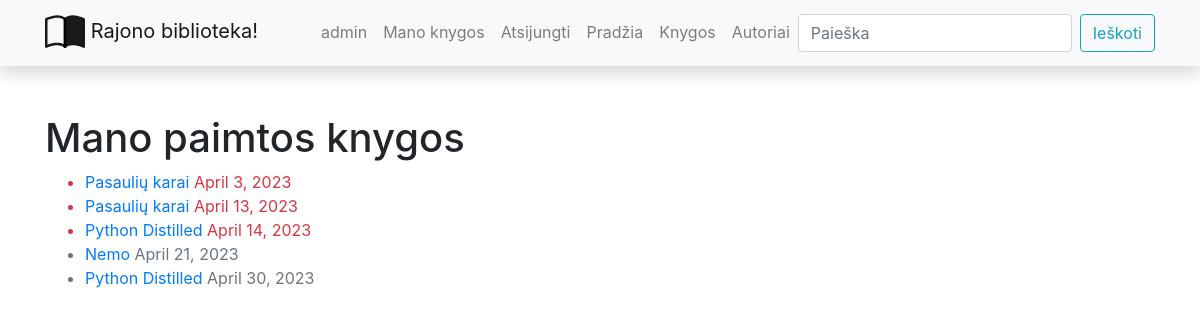
The page /library/mybooks/ (signed in) on the database as committed earlier.
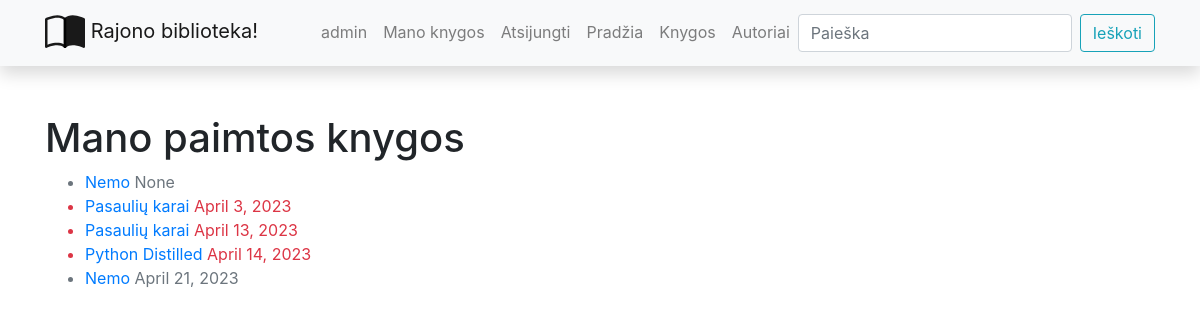
The same page on the database as committed later.
### library/models.py (models this page shows, shortened)
class BookInstance(models.Model):
    id = models.UUIDField(primary_key=True, default=uuid.uuid4, help_text="Unikalus ID leidinio kopijai")
    due_back = models.DateField("Bus prieinama", null=True, blank=True)
    LOAN_STATUS = (
        ('a', 'Administruojama'),
        ('p', 'Paimta'),
        ('g', 'Galima paimti'),
        ('r', 'Rezervuota')
    )
    status = models.CharField(
        "Statusas",
        max_length=1,
        choices=LOAN_STATUS,
        blank=True,
        default='a',
        help_text="Leidinio kopijos statusas"
    )
    book_id = models.ForeignKey(Book, on_delete=models.SET_NULL, null=True)
    reader = models.ForeignKey(User, on_delete=models.SET_NULL, null=True, blank=True)
    @property
    def is_overdue(self):
        if self.due_back and date.today() > self.due_back:
            return True
        else:
            return False
    class Meta:
        ordering = ['due_back']

class Book(models.Model):
    title = models.CharField("Pavadinimas", max_length=200)
    summary = models.TextField("Aprašymas", max_length=1000, help_text="Trumpas knygos aprašymas")
    isbn = models.CharField("ISBN",
                            max_length=13,
                            help_text="13 simbolių <a href='https://www.isbn-international.org/"
                                      "content/what-isbn'>ISBN kodas</a>")
    author_id = models.ForeignKey(Author, on_delete=models.SET_NULL, null=True, related_name='books_rn')
    genre_id = models.ManyToManyField("Genre", help_text="Išrinkite žanrą/us šiai knygai")
    cover = models.ImageField("Viršelis", upload_to="covers", null=True, blank=True)
    def display_genre(self):
        return ', '.join([genre.name for genre in self.genre_id.all()][:3])
    display_genre.short_description = 'Žanras'

### library/views.py (the view)
# urls.py: path("mybooks/", views.LoanedBooksByUserListView.as_view(), name='my-borrowed_n'),
class LoanedBooksByUserListView(LoginRequiredMixin, generic.ListView):
    model = BookInstance
    context_object_name = 'bookinstance_list'  # nebūtina, tokį pavadinimą kontekste django sukuria automatiškai
    template_name = 'user_books.html'
    paginate_by = 5
    def get_queryset(self):
        query = BookInstance.objects.filter(reader=self.request.user).filter(status__exact='p').order_by('due_back')
        return query

### library/templates/user_books.html
{% extends "base.html" %}
{% block content %}
<h1>Mano paimtos knygos</h1>
{% if bookinstance_list %}
<ul>
    {% for bookinst_obj in bookinstance_list %}
    <li class="{% if bookinst_obj.is_overdue %}text-danger{% else %}text-muted{% endif %}">
        <a href="{% url 'book-detail_n' bookinst_obj.book_id.id %}">{{ bookinst_obj.book_id.title}}</a>
        {{ bookinst_obj.due_back }}
    </li>
    {% endfor %}
</ul>
{% else %}
<p>Šiuo metu jūs nesate paėmęs knygų.</p>
{% endif %}
{% endblock %}

Rows that differ between the two databases and show on the page:
no longer on this page (row unchanged): BookInstance: book_id "Python Distilled", due_back "April 30, 2023"
added BookInstance: book_id "Nemo", due_back "None"
